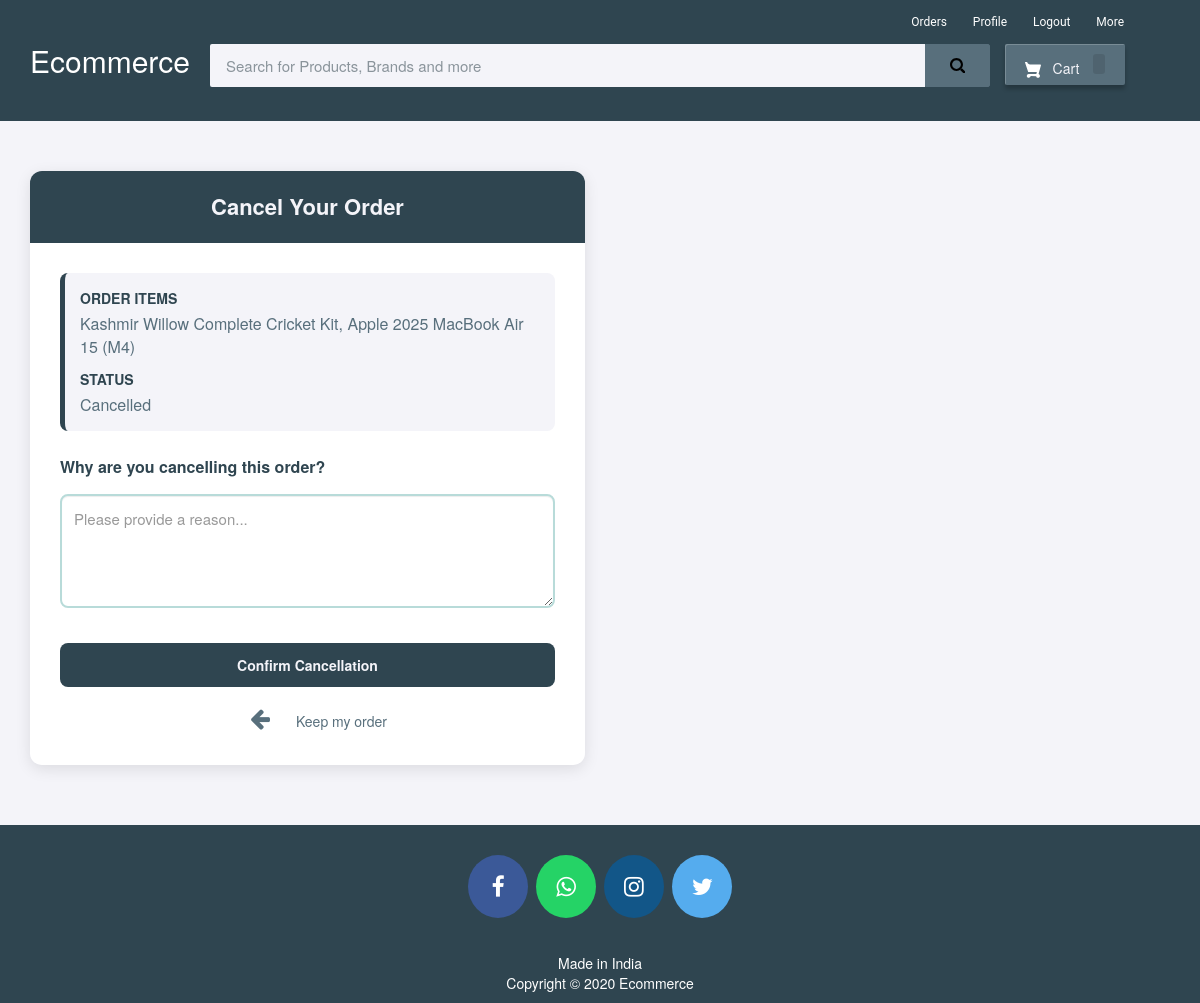
The app's page /cancel-order/1 (signed in) with its own data.
### ecom/models.py (models this page shows, shortened)
class OrderItem(models.Model):
    order = models.ForeignKey(Order, related_name='items', on_delete=models.CASCADE)
    product = models.ForeignKey('Product', on_delete=models.CASCADE)
    quantity = models.PositiveIntegerField(default=1)
    price = models.PositiveIntegerField()

class Product(models.Model):
    CATEGORIES = (
        ('Electronics','Electronics'),
        ('Fashion','Fashion'),
        ('Home','Home'),
        ('Beauty','Beauty'),
        ('Books','Books'),
        ('Sports','Sports'),
        ('Others','Others'),
    )
    name=models.CharField(max_length=120)
    product_image= models.ImageField(upload_to='product_image/',null=True,blank=True)
    price = models.PositiveIntegerField()
    description=models.TextField()
    about=models.TextField(null=True, blank=True)
    category = models.CharField(max_length=50, choices=CATEGORIES, default='Others')
    subcategory = models.CharField(max_length=50, blank=True, null=True)
    stock = models.IntegerField(default=10)

class Order(models.Model):
    STATUS =(
        ('Pending','Pending'),
        ('Order Confirmed','Order Confirmed'),
        ('Out for Delivery','Out for Delivery'),
        ('Delivered','Delivered'),
        ('Cancelled','Cancelled'),
    )
    customer=models.ForeignKey('Customer', on_delete=models.CASCADE,null=True)
    email = models.CharField(max_length=50,null=True)
    address = models.CharField(max_length=500,null=True)
    mobile = models.CharField(max_length=20,null=True)
    order_date= models.DateTimeField(auto_now_add=True,null=True)
    status=models.CharField(max_length=50,null=True,choices=STATUS, default='Pending')
    total_amount = models.PositiveIntegerField(default=0)
    delivered_date = models.DateTimeField(null=True, blank=True)

### ecom/views.py (the view, shortened to what this page needs)
# urls.py: path('cancel-order/<int:pk>', views.cancel_order_view, name='cancel-order'),
@login_required(login_url='customerlogin')
@user_passes_test(is_customer)
def cancel_order_view(request, pk):
    order = models.Order.objects.get(id=pk)
    return render(request, 'ecom/cancel_order_reason.html', {'order': order})

### ecom/views.py (called while the page is built)
def is_customer(user):
    return user.groups.filter(name='CUSTOMER').exists()

### templates/ecom/cancel_order_reason.html (shortened to what this page needs)
{% extends 'ecom/customer_base.html' %}
{% block content %}
<div class="container">
    <div class="row">
        <div class="col-md-6 offset-md-3">
            <div class="card cancel-card">
                <div class="card-header">
                    Cancel Your Order
                </div>
                <div class="card-body">
                    <div class="order-summary">
                        <div class="order-summary-title">Order Items</div>
                        <div class="order-summary-info">
                            {% for item in order.items.all %}
                                {{ item.product.name }}{% if not forloop.last %}, {% endif %}
                            {% endfor %}
                        </div>
                        <div class="order-summary-title" style="margin-top: 10px;">Status</div>
                        <div class="order-summary-info">{{ order.status }}</div>
                    </div>
                    <form method="post">
                        <div class="form-group">
                            <label class="form-label" for="reason">Why are you cancelling this order?</label>
                            <textarea class="form-control" name="reason" id="reason" rows="4" placeholder="Please provide a reason..." required></textarea>
                        </div>
                        <button type="submit" class="btn-cancel-submit">
                            Confirm Cancellation
                        </button>
                    </form>
                    <a href="{% url 'my-order' %}" class="back-to-orders">
                        <i class="fa fa-arrow-left"></i> Keep my order
                    </a>
                </div>
            </div>
        </div>
    </div>
</div>
{% endblock content %}

### static/css/color_palette_original.css (style rules this page uses)
:root { --color-light-bg: #F5FBE6; --color-teal: #215E61; --color-dark-blue: #233D4D; --color-orange: #FE7F2D; --color-white: #ffffff; --body-bg: var(--color-light-bg); --navbar-bg: var(--color-dark-blue); --navbar-text: var(--color-white); --button-primary: var(--color-orange); --button-secondary: var(--color-teal); --button-hover: #e96f1f; --card-bg: var(--color-white); --card-hover-overlay: var(--color-teal); --text-primary: var(--color-dark-blue); --text-secondary: var(--color-teal); --border-color: var(--color-teal); --footer-bg: var(--color-dark-blue); --footer-text: var(--color-white); --status-active: var(--color-orange); }
body { background-color: var(--body-bg); color: var(--text-primary); font-family: system-ui, Arial, sans-serif; }
button { background-color: var(--button-primary); color: #ffffff; border: none; padding: 10px 16px; border-radius: 6px; cursor: pointer; }
body { background-color: var(--body-bg); color: var(--text-primary); }

### templates/ecom/customer_base.html (style rules this page uses)
body { background-color: #F4F4F9; }
.fa { font-size: 23px; width: 60px; text-align: center; text-decoration: none; margin: 5px 2px; border-radius: 50%; }

### templates/ecom/cancel_order_reason.html (style rules this page uses)
body { background-color: #F4F4F9; }
.cancel-card { margin-top: 50px; border: none; border-radius: 12px; box-shadow: 0 4px 15px rgba(0,0,0,0.1); overflow: hidden; }
.card-header { background: #2F4550; color: #F4F4F9; text-align: center; padding: 20px; font-weight: 600; font-size: 22px; border: none; }
.card-body { padding: 30px; background: #fff; }
.form-label { color: #2F4550; font-weight: 600; margin-bottom: 15px; font-size: 16px; }
.form-control { border: 2px solid #B8DBD9; border-radius: 8px; padding: 12px; font-size: 15px; transition: border-color 0.3s; }
.btn-cancel-submit { background-color: #2F4550; color: #F4F4F9; border: none; border-radius: 8px; padding: 12px 25px; font-weight: 600; width: 100%; margin-top: 20px; transition: background-color 0.3s; }
.back-to-orders { display: block; text-align: center; margin-top: 15px; color: #586F7C; text-decoration: none; font-weight: 500; }
.order-summary { background-color: #F4F4F9; padding: 15px; border-radius: 8px; margin-bottom: 25px; border-left: 5px solid #2F4550; }
.order-summary-title { color: #2F4550; font-size: 14px; font-weight: bold; text-transform: uppercase; margin-bottom: 5px; }
.order-summary-info { color: #586F7C; font-size: 16px; }

### records on screen
OrderItem: product.name "Kashmir Willow Complete Cricket Kit"
OrderItem: product.name "Apple 2025 MacBook Air 15 (M4)"
Order: status "Cancelled"
